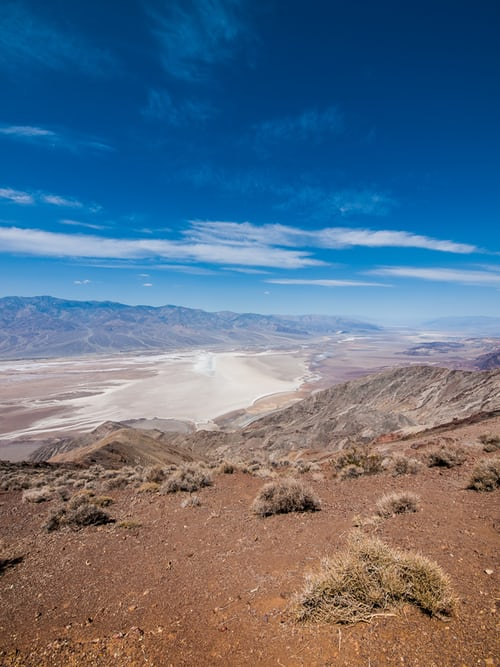
#> input picture Image_Processing/Spliting/photo.jpg, 500 x 667 px
$ python Image_Processing.py
#> lines starting #> are read from the running program, lines starting #| are printed output that depends on the picture
import cv2
import numpy as np
color=cv2.imread('photo.jpg')
#> color is the input picture: shape (667, 500, 3); mean B, G, R 133.5, 112.8, 93
cv2.imshow('Original',color)
cv2.waitKey()
gray=cv2.cvtColor(color,cv2.COLOR_BGR2GRAY)
cv2.imwrite("gray.jpg",gray)
cv2.imshow('Grayscale',gray)
cv2.moveWindow('Grayscale',0,0)
print(color.shape)
#| (667, 500, 3)
height,width,channels=color.shape
#> height = 667; width = 500; channels = 3


#Now to split the image we are using:
b,g,r=cv2.split(color)
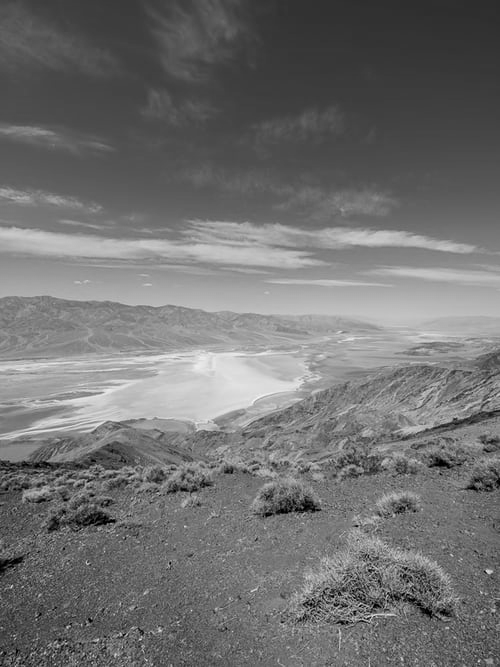
#> g: shape (667, 500); min 0, max 248, mean 112.8
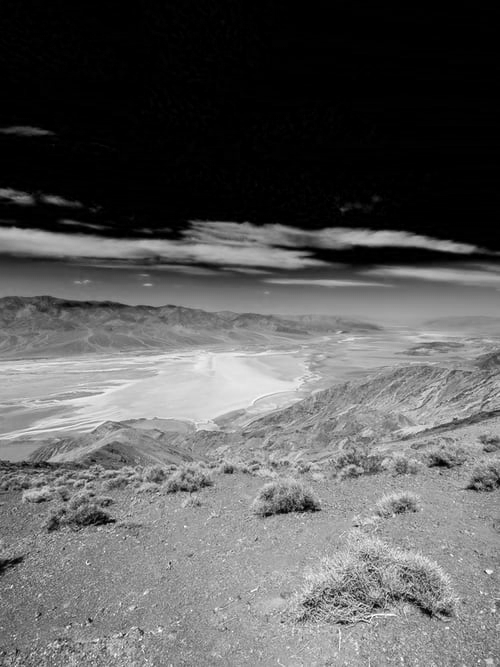
#> r: shape (667, 500); min 0, max 255, mean 93
#We are creating a matrix:
rgb_split=np.empty([height,width*3,3],'uint8')
#It will now placed blue channel on the left side of the image.
rgb_split[:,0:width]=cv2.merge([b,b,b])
rgb_split[:,width:width*2]=cv2.merge([g,g,g])
rgb_split[:,width*2:width*3]=cv2.merge([r,r,r])
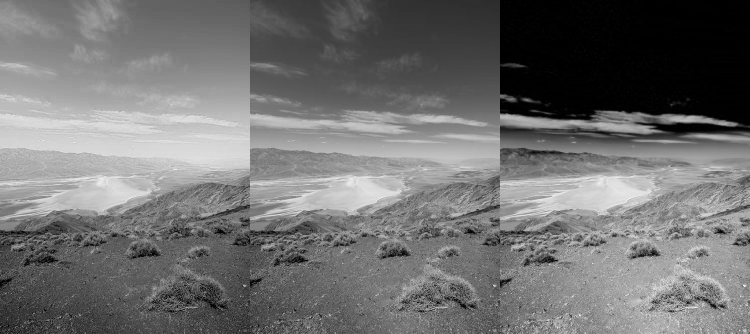
#> rgb_split: shape (667, 1500, 3) (shown at 1/2 size); min 0, max 255, mean 113.1
cv2.imwrite("rgb_split.jpg",rgb_split)
cv2.imshow("Channels",rgb_split)
cv2.moveWindow("Channels",0,height)

#Now we are adding hue transformation:
hsv=cv2.cvtColor(color,cv2.COLOR_BGR2HSV)
#> hsv: shape (667, 500, 3); mean H, S, V 64.7, 150.4, 157
h,s,v=cv2.split(hsv)
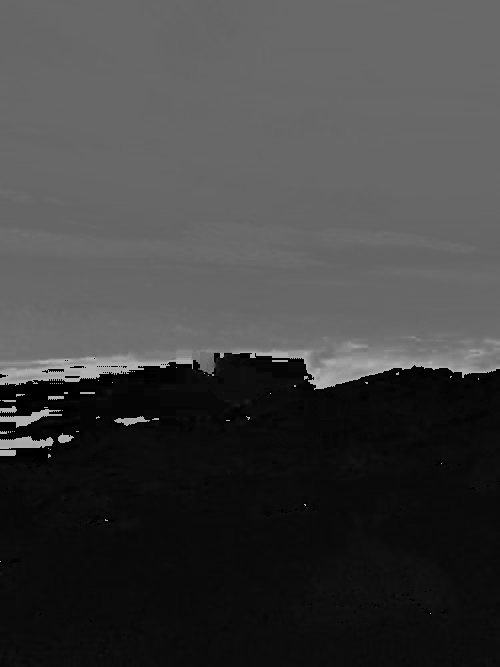
#> h: shape (667, 500); min 0, max 179, mean 64.7
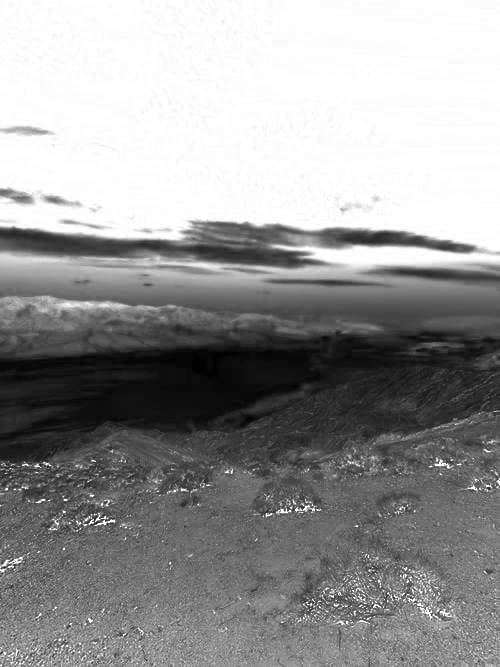
#> s: shape (667, 500); min 0, max 255, mean 150.4
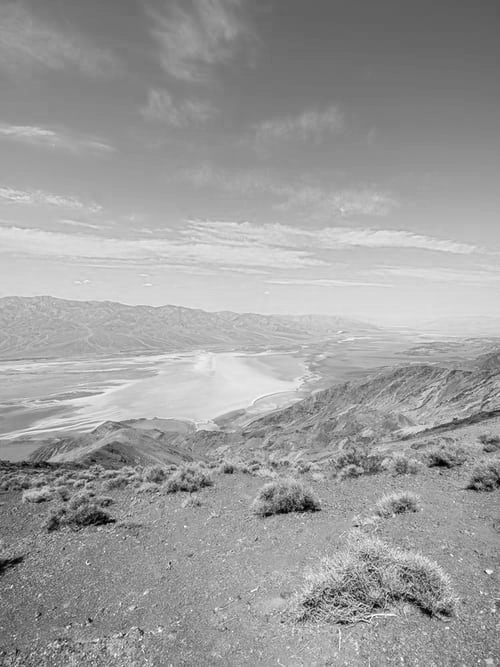
#> v: shape (667, 500); min 1, max 255, mean 157
#We are use np here to make hsv come before rgb_split.
hsv_split=np.concatenate((h,s,v),axis=1)
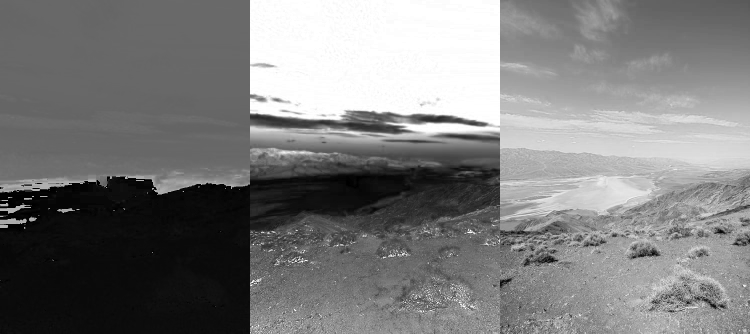
#> hsv_split: shape (667, 1500) (shown at 1/2 size); min 0, max 255, mean 124
cv2.imwrite("hsv_split.jpg",hsv_split)
cv2.imshow("Split HSV",hsv_split)
cv2.waitKey()
cv2.destroyAllWindows()
#Here 3 are the numbers of channels we are spliting in.
#uint8 is used for making our data in range between 0-255
